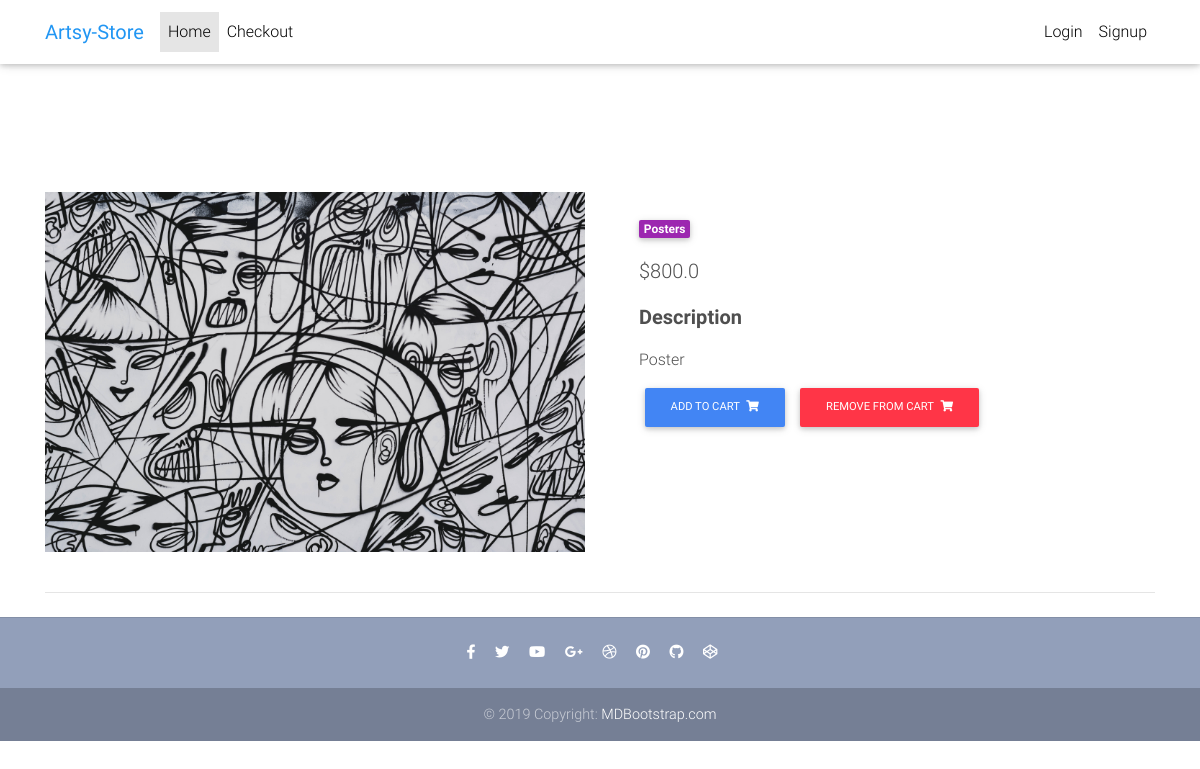
Page /product/P001 on the committed database.
### djecom_app/models.py (models this page shows, shortened)
class Item(models.Model):
    title = models.CharField(max_length=100)
    price = models.FloatField()
    discount_price = models.FloatField(blank=True, null=True)
    category = models.CharField(choices=CATEGORY_CHOICES, max_length=2)
    label = models.CharField(choices=LABEL_CHOICES, max_length=15)
    slug=models.SlugField()
    description=models.TextField()
    image=models.ImageField()
    def get_add_to_cart_url(self):
        return reverse("djecom_app:add_to_cart",kwargs={
           'slug':self.slug
        })
    def get_remove_from_cart_url(self):
        return reverse("djecom_app:remove_from_cart",kwargs={
           'slug':self.slug
        })

### djecom_app/views.py (the view)
# urls.py: path('product/<slug>',ItemDetailView.as_view(),name='products'),
class ItemDetailView(DetailView):
    model=Item
    template_name='product.html'

### templates/product.html
{% extends "base.html" %}
{% block content %}
  <main class="mt-5 pt-4">
    <div class="container dark-grey-text mt-5">
      <div class="row wow fadeIn">
        <div class="col-md-6 mb-4">
          <img src="{{object.image.url}}" class="img-fluid" alt="">
        </div>
        <div class="col-md-6 mb-4">
          <div class="p-4">
            <div class="mb-3">
              <a href="">
                <span class="badge purple mr-1">{{object.get_category_display}}</span>
              </a>
            </div>
            <p class="lead">
              {% if object.discount_price %}
              <span class="mr-1">
                <del>${{ object.price }}</del>
              </span>
              <span>${{ object.discount_price }}</span>
              {% else %}
              <span>${{ object.price }}</span>
              {% endif %}
            </p>
            <p class="lead font-weight-bold">Description</p>
            <p>{{ object.description }}</p>
            <a href="{{object.get_add_to_cart_url}}" class="btn btn-primary btn-md my-0 p">Add to cart
              <i class="fas fa-shopping-cart ml-1"></i>
            </a>
            <a href="{{object.get_remove_from_cart_url}}" class="btn btn-danger btn-md my-0 p">Remove from cart
              <i class="fas fa-shopping-cart ml-1"></i>
            </a>
          </div>
        </div>
      </div>
      <hr>
    </div>
  </main>
{% endblock content %}

### templates/base.html (style rules this page uses)
html, body, header, .carousel { height: 60vh; }

### rows in the picture
Item: image (picture), category "Posters", price "800.0", description "Poster"
